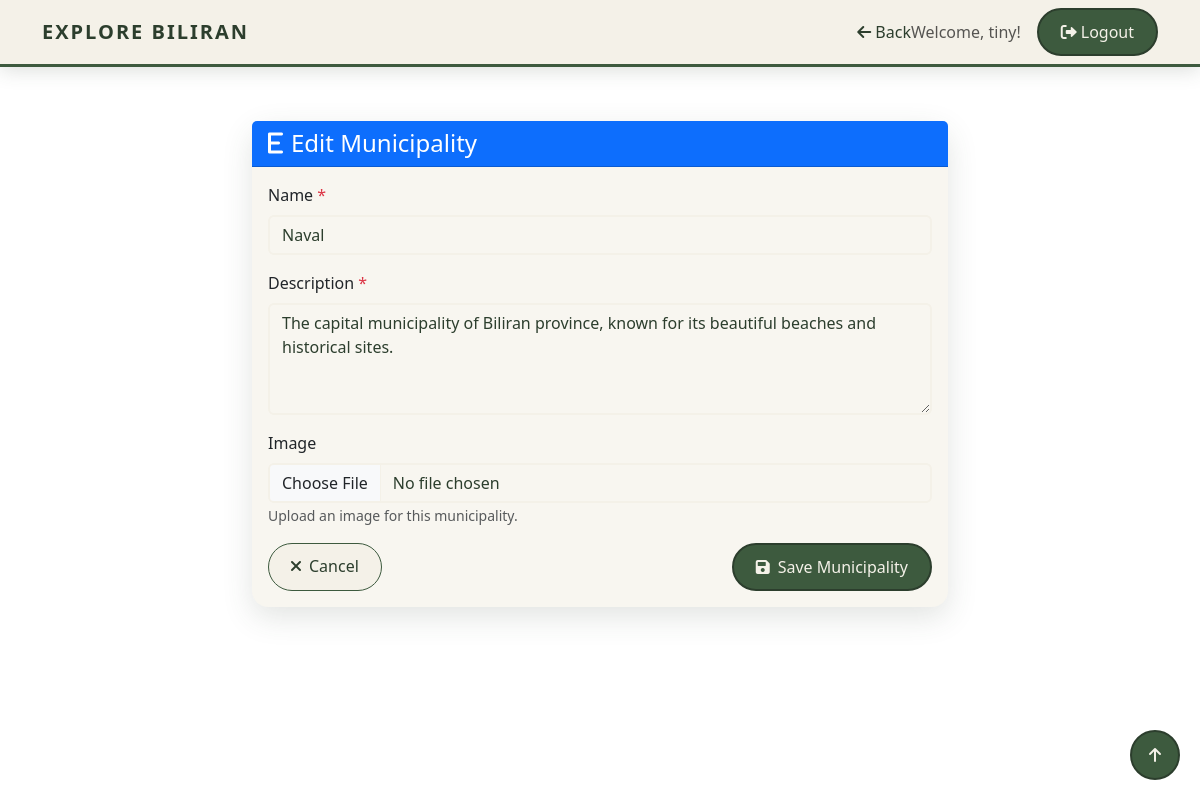
Page /admin-dashboard/municipalities/1/edit/ (signed in) on the committed database.
### tourism/models.py (models this page shows, shortened)
class Municipality(models.Model):
    name = models.CharField(max_length=100)
    description = models.TextField()
    image = models.ImageField(upload_to='municipalities/', null=True, blank=True)

### tourism/views.py (the view)
# urls.py: path('municipalities/<int:municipality_id>/edit/', views.admin_municipality_edit, name='admin_municipality_edit'),
@login_required
@user_passes_test(is_admin)
def admin_municipality_edit(request, municipality_id):
    municipality = get_object_or_404(Municipality, id=municipality_id)
    if request.method == 'POST':
        form = MunicipalityForm(request.POST, request.FILES, instance=municipality)
        if form.is_valid():
            form.save()
            messages.success(request, 'Municipality updated successfully!')
            return redirect('admin_municipality_list')
    else:
        form = MunicipalityForm(instance=municipality)
    return render(request, 'tourism/admin_municipality_form.html', {'form': form, 'municipality': municipality, 'action': 'Edit'})

### tourism/forms.py
class MunicipalityForm(forms.ModelForm):
    class Meta:
        model = Municipality
        fields = ['name', 'description', 'image']
        widgets = {
            'name': forms.TextInput(attrs={
                'class': 'form-control',
                'placeholder': 'Enter municipality name'
            }),
            'description': forms.Textarea(attrs={
                'class': 'form-control',
                'rows': 4,
                'placeholder': 'Enter municipality description'
            }),
            'image': forms.FileInput(attrs={
                'class': 'form-control',
                'accept': 'image/*'
            }),
        }

### tourism/views.py (called while the page is built)
def is_admin(user):
    return user.is_authenticated and (user.is_staff or user.is_superuser)

### tourism/templates/tourism/admin_municipality_form.html (shortened to what this page needs)
{% extends 'tourism/base.html' %}
{% load static %}
{% block content %}
<div class="admin-container">
    <div class="row justify-content-center">
        <div class="col-md-8">
            <div class="card">
                <div class="card-header bg-primary text-white">
                    <h4 class="mb-0">
                        <i class="fas fa-{{ action|lower|slice:':1' }} me-2"></i>{{ action }} Municipality
                    </h4>
                </div>
                <div class="card-body">
                    <form method="post" enctype="multipart/form-data">
                        <div class="mb-3">
                            <label for="{{ form.name.id_for_label }}" class="form-label">Name <span class="text-danger">*</span></label>
                            {{ form.name }}
                        </div>
                        <div class="mb-3">
                            <label for="{{ form.description.id_for_label }}" class="form-label">Description <span class="text-danger">*</span></label>
                            {{ form.description }}
                        </div>
                        <div class="mb-3">
                            <label for="{{ form.image.id_for_label }}" class="form-label">Image</label>
                            {{ form.image }}
                            <small class="form-text text-muted">Upload an image for this municipality.</small>
                        </div>
                        <div class="d-flex justify-content-between">
                            <a href="{% url 'admin_municipality_list' %}" class="btn btn-outline-secondary">
                                <i class="fas fa-times me-2"></i>Cancel
                            </a>
                            <button type="submit" class="btn btn-primary">
                                <i class="fas fa-save me-2"></i>Save Municipality
                            </button>
                        </div>
                    </form>
                </div>
            </div>
        </div>
    </div>
</div>
{% endblock %}

### tourism/templates/tourism/base.html (shortened to what this page needs)
<!DOCTYPE html>
<html lang="en">
<head>
    {% load static %}
    <link href="https://cdn.jsdelivr.net/npm/bootstrap@5.3.0/dist/css/bootstrap.min.css" rel="stylesheet">
    <link href="https://cdnjs.cloudflare.com/ajax/libs/font-awesome/6.0.0/css/all.min.css" rel="stylesheet">
</head>
<body>
    {% if user.is_authenticated %}
    <nav class="navbar navbar-expand-lg navbar-light">
        <div class="container">
            <a class="navbar-brand fw-bold d-flex align-items-center gap-2" href="{% if user.is_staff or user.is_superuser %}{% url 'admin_dashboard' %}{% else %}{% url 'home' %}{% endif %}">
                <span class="text-uppercase" style="letter-spacing:2px; color: var(--brand-dark);">Explore Biliran</span>
            </a>
            <div class="navbar-nav ms-auto d-flex align-items-center">
                {% if user.is_staff or user.is_superuser %}
                    {% if request.resolver_match.url_name != 'admin_dashboard' and 'admin' in request.resolver_match.url_name %}
                            <i class="fas fa-arrow-left me-1"></i>Back
                    {% elif request.resolver_match.url_name == 'admin_dashboard' %}
                        <a class="btn btn-primary" href="{% url 'home' %}">
                            <i class="fas fa-home me-1"></i>View Site
                        </a>
                    {% elif request.resolver_match.url_name == 'home' %}
                        <a class="btn btn-primary" href="{% url 'admin_dashboard' %}">
                            <i class="fas fa-tachometer-alt me-1"></i>Back to Admin
                        </a>
                    {% endif %}
                {% else %}
                    {% if request.resolver_match.url_name != 'home' %}
                        {% comment %} <a class="btn btn-outline-secondary me-2" href="{% url 'home' %}"> {% endcomment %}
                    {% endif %}
                {% endif %}
                <span class="navbar-text me-3">
                    Welcome, {{ user.first_name|default:user.username }}!
                </span>
                <button class="btn btn-primary" data-bs-toggle="modal" data-bs-target="#logoutModal">
                    <i class="fas fa-sign-out-alt me-1"></i>Logout
                </button>
            </div>
        </div>
    </nav>
    {% endif %}
    <div class="container mt-4">
        {% block content %}
        {% endblock %}
    </div>
    <button id="scrollToTop" class="btn btn-primary d-flex align-items-center justify-content-center" style="position: fixed; bottom: 20px; right: 20px; z-index: 1000; border-radius: 50%; width: 50px; height: 50px; display: none; padding: 0;">
        <i class="fas fa-arrow-up"></i>
    </button>
</body>
</html>

### tourism/templates/tourism/admin_municipality_form.html (style rules this page uses)
body::before { content: ''; position: fixed; top: 0; left: 0; width: 100%; height: 100%; background: rgba(255, 255, 255, 0.5); backdrop-filter: blur(3px); z-index: -1; }
.admin-container { background: rgba(255, 255, 255, 0.05); border-radius: 15px; padding: 30px; }

### rows in the picture
Municipality: name "Naval", description "The capital municipality of Biliran province, known for its beautiful beaches and historical sites."

### other values in the picture
{{ user.first_name|default:user.username }} "tiny"
{{ action }} "Edit"
